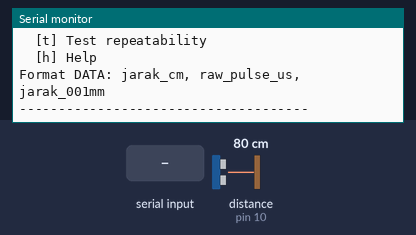
Recording of a sketch running on a simulated Arduino Uno, built with avr-gcc and run on an emulated ATmega328P. Parts: the last lines printed to the serial monitor. The test bench sets the inputs (shaded band); at power-on: distance to the obstacle (sensor on pin 10) 80 cm. The echo pulse lasts 58.3 µs per cm.

Above: at 1.4 s.
1.5 s: "1" received over Serial
At 2.6 s:
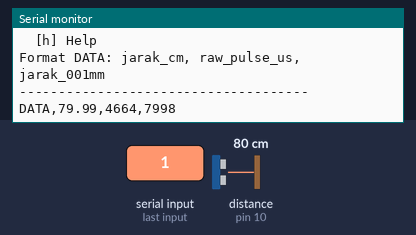
3.0 s: "c" received over Serial
At 3.4 s:
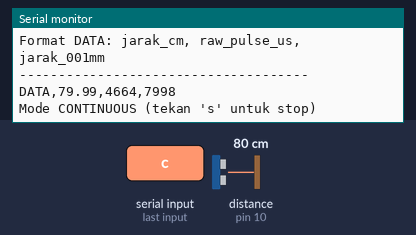
4.5 s: distance to the obstacle (sensor on pin 10) set to 9 cm
At 4.51 s:
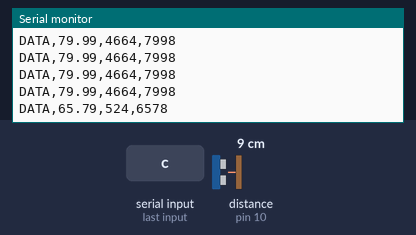
7.5 s: distance to the obstacle (sensor on pin 10) set to 2 cm
At 7.6 s:
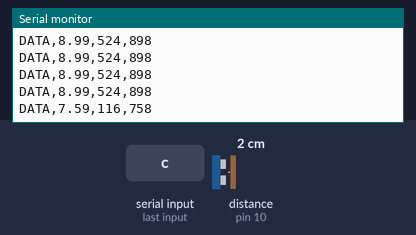
9.0 s: distance to the obstacle (sensor on pin 10) set to 35 cm
At 9.03 s:
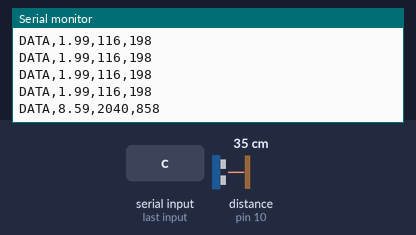
Timing chart, 0 to 12.0 s (numbered marks = the images above; inputs shaded):
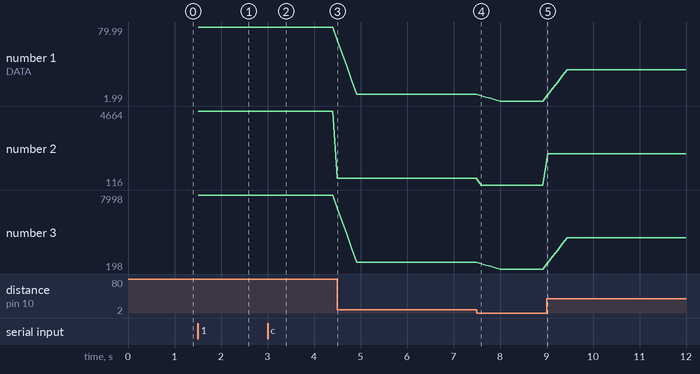

Measured:
- after the input at 1.5 s, the serial monitor: prints a new line at once (image 1)
- after the input at 3.0 s, the serial monitor: prints a new line at once (image 2)
- after the input at 4.5 s, the serial monitor: prints a new line at once (image 3)
- after the input at 7.5 s, the serial monitor: prints a new line after 0.09 s (image 4)
- after the input at 9.0 s, the serial monitor: prints a new line at once (image 5)
- plotted number 1: 79.99 → 8.99 after the input at 4.5 s, 8.99 → 1.99 after the input at 7.5 s, 1.99 → 34.99 after the input at 9.0 s
- plotted number 2: 4664 → 524 after the input at 4.5 s, 524 → 116 after the input at 7.5 s, 116 → 2040 after the input at 9.0 s
- plotted number 3: 7998 → 898 after the input at 4.5 s, 898 → 198 after the input at 7.5 s, 198 → 3498 after the input at 9.0 s

The sketch:

hcsr04_karakteristik.ino
```cpp
/*
 * HC-SR04 Karakterisasi Sensor
 * Slave 2 - TK-201 Level Control
 *
 * Untuk menentukan karakteristik sensor HC-SR04:
 * - Akurasi vs jarak referensi
 * - Presisi (repeatability)
 * - Linearity
 * - Noise
 *
 * Output: Serial CSV - jarak_cm, jarak_us, raw_pulse
 */

// Pin Configuration
const int TRIG_PIN = 9;
const int ECHO_PIN = 10;

// Konstanta
const float KECEPATAN_SUARA = 0.0343;  // cm/us (suara 343 m/s)
const int SAMPEL_MOVING_AVG = 5;       // Jumlah sampel untuk filter
const int DELAY_BACA = 100;            // ms antar pembacaan (continuous mode)

// Variabel global
float bufferJarak[SAMPEL_MOVING_AVG];
int indexBuffer = 0;
bool bufferFull = false;

void setup() {
  Serial.begin(9600);

  pinMode(TRIG_PIN, OUTPUT);
  pinMode(ECHO_PIN, INPUT);

  // Inisialisasi buffer
  for (int i = 0; i < SAMPEL_MOVING_AVG; i++) {
    bufferJarak[i] = 0.0;
  }

  printHeader();
  printMenu();
}

void loop() {
  // Cek command dari Serial
  if (Serial.available() > 0) {
    char cmd = Serial.read();

    switch (cmd) {
      case '1':  // Single reading
        bacaDanTampilkan();
        break;

      case 'c':  // Continuous mode
      case 'C':
        Serial.println("Mode CONTINUOUS (tekan 's' untuk stop)");
        delay(500);
        while (Serial.read() != 's') {
          bacaDanTampilkan();
          delay(DELAY_BACA);
        }
        Serial.println("\nMode STOP");
        printMenu();
        break;

      case 'r':  // Raw data (tanpa filter)
      case 'R':
        Serial.println("Mode RAW (tanpa moving average)");
        bacaRaw();
        break;

      case 't':  // Test - 10 pembacaan berturut-turut
      case 'T':
        testRepeatability();
        break;

      case 'h':  // Help
      case 'H':
        printMenu();
        break;

      default:
        // Abaikan karakter lain
        break;
    }
  }
}

// Baca jarak dengan HC-SR04
float bacaJarak() {
  // Trigger pulse
  digitalWrite(TRIG_PIN, LOW);
  delayMicroseconds(2);
  digitalWrite(TRIG_PIN, HIGH);
  delayMicroseconds(10);
  digitalWrite(TRIG_PIN, LOW);

  // Baca pulse duration (timeout 30ms = max 5m)
  unsigned long duration = pulseIn(ECHO_PIN, HIGH, 30000);

  if (duration == 0) {
    return -1.0;  // Timeout / out of range
  }

  // Konversi ke cm
  float jarak = (duration * KECEPATAN_SUARA) / 2.0;
  return jarak;
}

// Baca dengan moving average filter
float bacaJarakFiltered() {
  float jarak = bacaJarak();

  if (jarak < 0) {
    return jarak;  // Lewatkan error reading
  }

  // Update buffer
  bufferJarak[indexBuffer] = jarak;
  indexBuffer = (indexBuffer + 1) % SAMPEL_MOVING_AVG;

  if (indexBuffer == 0) {
    bufferFull = true;
  }

  // Hitung average
  float sum = 0.0;
  int count = bufferFull ? SAMPEL_MOVING_AVG : indexBuffer;

  for (int i = 0; i < count; i++) {
    sum += bufferJarak[i];
  }

  return sum / count;
}

// Baca raw pulse width (untuk analisis sinyal)
unsigned long bacaRawPulse() {
  digitalWrite(TRIG_PIN, LOW);
  delayMicroseconds(2);
  digitalWrite(TRIG_PIN, HIGH);
  delayMicroseconds(10);
  digitalWrite(TRIG_PIN, LOW);

  return pulseIn(ECHO_PIN, HIGH, 30000);
}

// Baca dan tampilkan satu reading
void bacaDanTampilkan() {
  float jarak = bacaJarakFiltered();

  if (jarak < 0) {
    Serial.println("ERROR,OUT_OF_RANGE");
  } else {
    unsigned long rawPulse = bacaRawPulse();
    Serial.print("DATA,");
    Serial.print(jarak, 2);      // 2 desimal
    Serial.print(",");
    Serial.print(rawPulse);       // Raw pulse dalam us
    Serial.print(",");
    Serial.println((unsigned long)(jarak * 100));  // Jarak dalam 0.01mm unit
  }
}

// Baca raw tanpa filter
void bacaRaw() {
  for (int i = 0; i < 10; i++) {
    unsigned long rawPulse = bacaRawPulse();
    float jarak = (rawPulse * KECEPATAN_SUARA) / 2.0;

    Serial.print("RAW,");
    Serial.print(i + 1);
    Serial.print(",");
    Serial.print(jarak, 3);
    Serial.print(",");
    Serial.println(rawPulse);

    delay(50);
  }
}

// Test repeatability - 10 pembacaan cepat
void testRepeatability() {
  Serial.println("TEST_REPEATABILITAS (10 sampel)");

  float readings[10];
  unsigned long rawReadings[10];

  // Ambil 10 sampel
  for (int i = 0; i < 10; i++) {
    rawReadings[i] = bacaRawPulse();
    readings[i] = (rawReadings[i] * KECEPATAN_SUARA) / 2.0;
    delay(50);
  }

  // Hitung statistik
  float sum = 0;
  float minVal = readings[0];
  float maxVal = readings[0];

  for (int i = 0; i < 10; i++) {
    sum += readings[i];
    if (readings[i] < minVal) minVal = readings[i];
    if (readings[i] > maxVal) maxVal = readings[i];
  }

  float mean = sum / 10;
  float range = maxVal - minVal;

  // Tampilkan hasil
  Serial.println("SAMPLES,VALUE_CM,RAW_US");
  for (int i = 0; i < 10; i++) {
    Serial.print("S,");
    Serial.print(i + 1);
    Serial.print(",");
    Serial.print(readings[i], 3);
    Serial.print(",");
    Serial.println(rawReadings[i]);
  }

  Serial.println("STATISTICS");
  Serial.print("MEAN,");
  Serial.println(mean, 3);
  Serial.print("MIN,");
  Serial.println(minVal, 3);
  Serial.print("MAX,");
  Serial.println(maxVal, 3);
  Serial.print("RANGE,");
  Serial.println(range, 3);

  printMenu();
}

void printHeader() {
  Serial.println("=====================================");
  Serial.println("HC-SR04 KARAKTERISASI SENSOR");
  Serial.println("Slave 2 - TK-201 Level Control");
  Serial.println("=====================================");
}

void printMenu() {
  Serial.println("\nMENU:");
  Serial.println("  [1] Single reading");
  Serial.println("  [c] Continuous mode");
  Serial.println("  [r] Raw data (10x)");
  Serial.println("  [t] Test repeatability");
  Serial.println("  [h] Help");
  Serial.println("\nFormat DATA: jarak_cm, raw_pulse_us, jarak_001mm");
  Serial.println("-------------------------------------");
}
```
